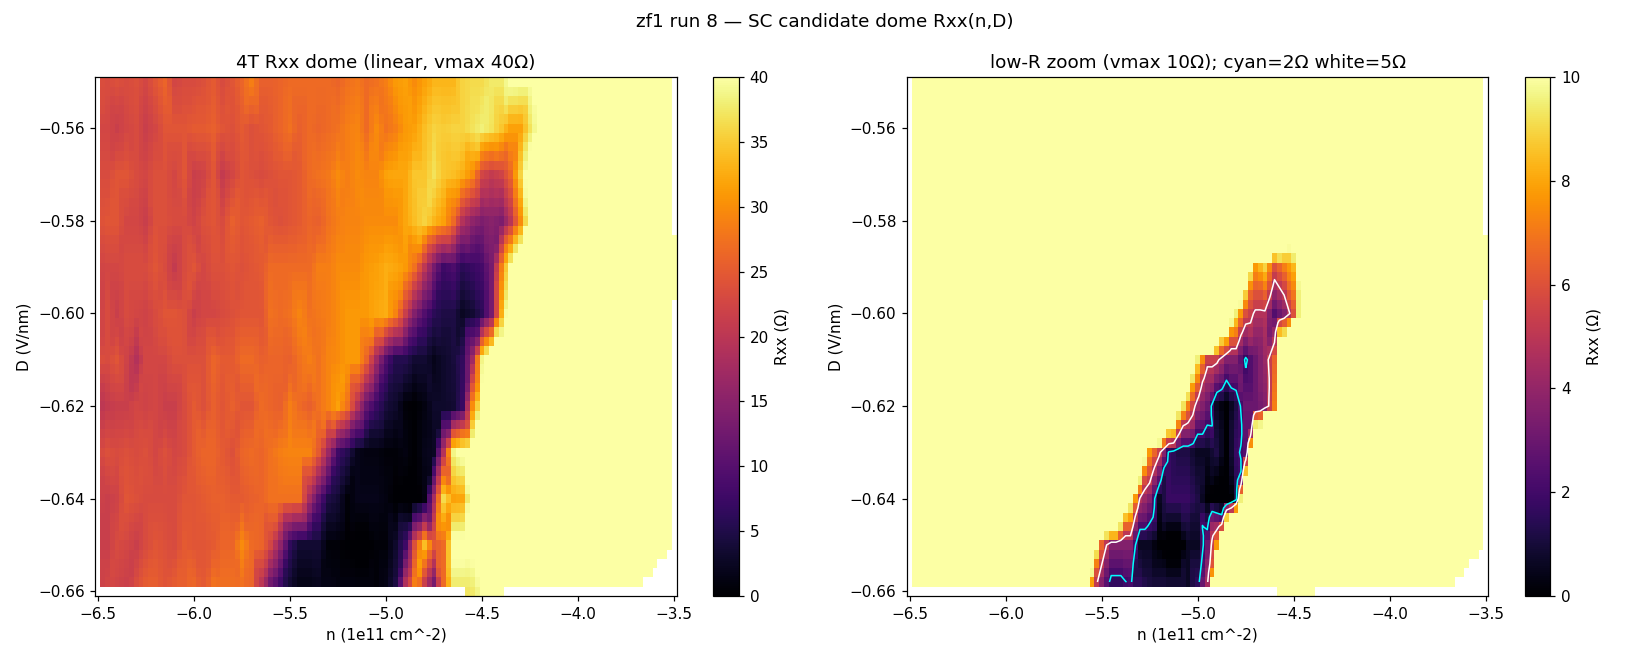

Here is the Python script that generated this plot:
import json, gzip, os
import numpy as np
import matplotlib; matplotlib.use("Agg")
import matplotlib.pyplot as plt
from scipy.interpolate import griddata
from hera.analysis import GateCalibration
cal = GateCalibration.from_thicknesses(23.6e-9, 20e-9, 0, n_offset=-0.362e11*1e4)

run="data/8"
md=json.load(open(f"{run}/metadata.json")); cols=md["columns"]
p=f"{run}/data.tsv"; f=gzip.open(p+".gz","rt") if os.path.exists(p+".gz") else open(p)
a=np.genfromtxt(f,delimiter="\t",invalid_raise=False); f.close(); a=a[~np.isnan(a).any(axis=1)]
ix={}; [ix.setdefault(c,j) for j,c in enumerate(cols)]
n,D=cal.n_D(a[:,ix["k_tg_volt"]],a[:,ix["k_bg_volt"]]); n=n/1e4/1e11; D=D/1e9
R3=(a[:,ix["sr830_3_X"]]/100)/1e-9
I=a[:,ix["sr830_1_X"]]/-1e6*1e9

# regular grid for render
ni=np.linspace(-6.5,-3.5,121); Di=np.linspace(-0.66,-0.55,56)
NN,DD=np.meshgrid(ni,Di)
Rg=griddata((n,D),R3,(NN,DD),method="linear")

fig,ax=plt.subplots(1,2,figsize=(15,6))
pc=ax[0].pcolormesh(NN,DD,Rg,shading="auto",cmap="inferno",vmin=0,vmax=40); plt.colorbar(pc,ax=ax[0],label="Rxx (Ω)")
ax[0].set_title("4T Rxx dome (linear, vmax 40Ω)")
# contour of low-R
pc2=ax[1].pcolormesh(NN,DD,Rg,shading="auto",cmap="inferno",vmin=0,vmax=10); plt.colorbar(pc2,ax=ax[1],label="Rxx (Ω)")
try: ax[1].contour(NN,DD,Rg,levels=[2,5],colors=["cyan","white"],linewidths=1)
except Exception: pass
ax[1].set_title("low-R zoom (vmax 10Ω); cyan=2Ω white=5Ω")
for axi in ax:
    axi.set_xlabel("n (1e11 cm^-2)"); axi.set_ylabel("D (V/nm)")
fig.suptitle("zf1 run 8 — SC candidate dome Rxx(n,D)")
fig.tight_layout(); fig.savefig("hera_scratch/dome.png",dpi=110)

# optimum + extent
lowmask = R3 < 2
print(f"points with Rxx<2Ω: {lowmask.sum()}")
if lowmask.sum():
    print(f"  n range [{n[lowmask].min():.2f},{n[lowmask].max():.2f}]e11, D range [{D[lowmask].min():.3f},{D[lowmask].max():.3f}]")
jm=np.argmin(R3)
print(f"GLOBAL min Rxx={R3[jm]:.2f}Ω at n={n[jm]:.2f}e11, D={D[jm]:.3f}, V=({a[jm,ix['k_tg_volt']]:+.3f},{a[jm,ix['k_bg_volt']]:+.3f}), I={I[jm]:.3f}nA")
# dome optimum: centroid of Rxx<2 region
if lowmask.sum():
    print(f"  Rxx<2 centroid: n={n[lowmask].mean():.2f}e11, D={D[lowmask].mean():.3f}")
# Rxx<5 extent in n at the most-negative accessible D
for Dtarget in [-0.66,-0.65,-0.64,-0.62,-0.60]:
    sel=np.abs(D-Dtarget)<0.006
    if sel.any():
        rr=R3[sel]; nn=n[sel]; o=np.argsort(nn)
        lo=nn[rr<5]
        print(f"  D≈{Dtarget}: min Rxx {rr.min():.1f}Ω; Rxx<5Ω over n=[{lo.min():.2f},{lo.max():.2f}]" if (rr<5).any() else f"  D≈{Dtarget}: min Rxx {rr.min():.1f}Ω (no <5Ω)")
print("saved hera_scratch/dome.png")
